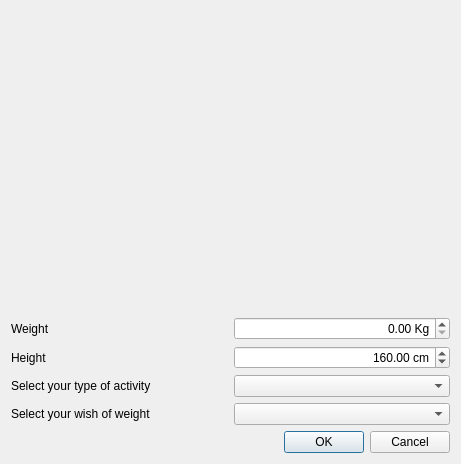
<?xml version="1.0" encoding="UTF-8"?>
<ui version="4.0">
 <class>frmBiometricsAdd</class>
 <widget class="QDialog" name="frmBiometricsAdd">
  <property name="windowModality">
   <enum>Qt::WindowModal</enum>
  </property>
  <property name="geometry">
   <rect>
    <x>0</x>
    <y>0</y>
    <width>461</width>
    <height>464</height>
   </rect>
  </property>
  <property name="windowTitle">
   <string>Managing biometrics</string>
  </property>
  <property name="windowIcon">
   <iconset resource="../images/caloriestracker.qrc">
    <normaloff>:/caloriestracker/list-add-user.png</normaloff>:/caloriestracker/list-add-user.png</iconset>
  </property>
  <property name="modal">
   <bool>true</bool>
  </property>
  <layout class="QHBoxLayout" name="horizontalLayout_16">
   <item>
    <layout class="QVBoxLayout" name="verticalLayout_3">
     <item>
      <widget class="QLabel" name="lbl">
       <property name="font">
        <font>
         <pointsize>14</pointsize>
         <weight>75</weight>
         <bold>true</bold>
        </font>
       </property>
       <property name="styleSheet">
        <string notr="true">color: rgb(0, 128, 0);</string>
       </property>
       <property name="alignment">
        <set>Qt::AlignCenter</set>
       </property>
      </widget>
     </item>
     <item>
      <widget class="wdgDatetime" name="wdgDT" native="true"/>
     </item>
     <item>
      <layout class="QHBoxLayout" name="horizontalLayout_5">
       <item>
        <widget class="QLabel" name="label_6">
         <property name="text">
          <string>Weight</string>
         </property>
        </widget>
       </item>
       <item>
        <widget class="QDoubleSpinBox" name="spnWeight">
         <property name="alignment">
          <set>Qt::AlignRight|Qt::AlignTrailing|Qt::AlignVCenter</set>
         </property>
         <property name="suffix">
          <string> Kg</string>
         </property>
         <property name="maximum">
          <double>1000000.000000000000000</double>
         </property>
        </widget>
       </item>
      </layout>
     </item>
     <item>
      <layout class="QHBoxLayout" name="horizontalLayout">
       <item>
        <widget class="QLabel" name="label_3">
         <property name="text">
          <string>Height</string>
         </property>
        </widget>
       </item>
       <item>
        <widget class="QDoubleSpinBox" name="spnHeight">
         <property name="alignment">
          <set>Qt::AlignRight|Qt::AlignTrailing|Qt::AlignVCenter</set>
         </property>
         <property name="suffix">
          <string> cm</string>
         </property>
         <property name="minimum">
          <double>1.000000000000000</double>
         </property>
         <property name="maximum">
          <double>1000000.000000000000000</double>
         </property>
         <property name="value">
          <double>160.000000000000000</double>
         </property>
        </widget>
       </item>
      </layout>
     </item>
     <item>
      <layout class="QHBoxLayout" name="horizontalLayout_3">
       <item>
        <widget class="QLabel" name="label_2">
         <property name="text">
          <string>Select your type of activity</string>
         </property>
        </widget>
       </item>
       <item>
        <widget class="QComboBox" name="cmbActivity">
         <property name="editable">
          <bool>false</bool>
         </property>
        </widget>
       </item>
      </layout>
     </item>
     <item>
      <layout class="QHBoxLayout" name="horizontalLayout_17">
       <item>
        <widget class="QLabel" name="label_16">
         <property name="text">
          <string>Select your wish of weight</string>
         </property>
        </widget>
       </item>
       <item>
        <widget class="QComboBox" name="cmbWeightWish">
         <property name="editable">
          <bool>false</bool>
         </property>
        </widget>
       </item>
      </layout>
     </item>
     <item>
      <widget class="QDialogButtonBox" name="bb">
       <property name="standardButtons">
        <set>QDialogButtonBox::Cancel|QDialogButtonBox::Ok</set>
       </property>
      </widget>
     </item>
    </layout>
   </item>
  </layout>
 </widget>
 <customwidgets>
  <customwidget>
   <class>wdgDatetime</class>
   <extends>QWidget</extends>
   <header location="global">wdgDatetime</header>
   <container>1</container>
  </customwidget>
 </customwidgets>
 <resources>
  <include location="../images/caloriestracker.qrc"/>
 </resources>
 <connections/>
</ui>
